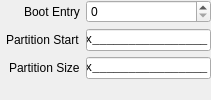
     <widget class="QWidget" name="cd_rom_tab">
      <attribute name="icon">
       <iconset theme="drive-optical"/>
      </attribute>
      <attribute name="title">
       <string>CD-ROM</string>
      </attribute>
      <attribute name="toolTip">
       <string>The CD-ROM Media Device Path is used to define a system partition that exists on a CD-ROM.</string>
      </attribute>
      <attribute name="whatsThis">
       <string>&lt;html&gt;&lt;head/&gt;&lt;body&gt;&lt;p&gt;The CD-ROM Media Device Path is used to define a system partition that exists on a CD-ROM.&lt;/p&gt;&lt;/body&gt;&lt;/html&gt;</string>
      </attribute>
      <layout class="QFormLayout" name="cd_rom_layout">
       <property name="fieldGrowthPolicy">
        <enum>QFormLayout::FieldGrowthPolicy::ExpandingFieldsGrow</enum>
       </property>
       <property name="labelAlignment">
        <set>Qt::AlignmentFlag::AlignRight|Qt::AlignmentFlag::AlignTrailing|Qt::AlignmentFlag::AlignVCenter</set>
       </property>
       <property name="leftMargin">
        <number>6</number>
       </property>
       <property name="topMargin">
        <number>0</number>
       </property>
       <property name="rightMargin">
        <number>0</number>
       </property>
       <property name="bottomMargin">
        <number>0</number>
       </property>
       <item row="0" column="0">
        <widget class="QLabel" name="cd_rom_boot_entry_label">
         <property name="toolTip">
          <string>Boot Entry number from the Boot Catalog. The Initial/Default entry is defined as zero.</string>
         </property>
         <property name="statusTip">
          <string>Boot Entry</string>
         </property>
         <property name="whatsThis">
          <string>&lt;html&gt;&lt;head/&gt;&lt;body&gt;&lt;p&gt;Boot Entry number from the Boot Catalog. The Initial/Default entry is defined as zero.&lt;/p&gt;&lt;/body&gt;&lt;/html&gt;</string>
         </property>
         <property name="text">
          <string>Boot Entry</string>
         </property>
        </widget>
       </item>
       <item row="0" column="1">
        <widget class="QSpinBox" name="cd_rom_boot_entry">
         <property name="sizePolicy">
          <sizepolicy hsizetype="Expanding" vsizetype="Fixed">
           <horstretch>0</horstretch>
           <verstretch>0</verstretch>
          </sizepolicy>
         </property>
         <property name="toolTip">
          <string>Boot Entry number from the Boot Catalog. The Initial/Default entry is defined as zero.</string>
         </property>
         <property name="statusTip">
          <string>Boot Entry</string>
         </property>
         <property name="whatsThis">
          <string>&lt;html&gt;&lt;head/&gt;&lt;body&gt;&lt;p&gt;Boot Entry number from the Boot Catalog. The Initial/Default entry is defined as zero.&lt;/p&gt;&lt;/body&gt;&lt;/html&gt;</string>
         </property>
         <property name="minimum">
          <number>0</number>
         </property>
         <property name="maximum">
          <number>2147483647</number>
         </property>
        </widget>
       </item>
       <item row="1" column="0">
        <widget class="QLabel" name="cd_rom_partition_start_label">
         <property name="toolTip">
          <string>Starting RBA of the partition on the medium. CD-ROMs use Relative logical Block Addressing.</string>
         </property>
         <property name="statusTip">
          <string>Partition Start</string>
         </property>
         <property name="whatsThis">
          <string>&lt;html&gt;&lt;head/&gt;&lt;body&gt;&lt;p&gt;Starting RBA of the partition on the medium. CD-ROMs use Relative logical Block Addressing.&lt;/p&gt;&lt;/body&gt;&lt;/html&gt;</string>
         </property>
         <property name="text">
          <string>Partition Start</string>
         </property>
        </widget>
       </item>
       <item row="1" column="1">
        <widget class="QLineEdit" name="cd_rom_partition_start">
         <property name="font">
          <font>
           <family>Monospace</family>
          </font>
         </property>
         <property name="toolTip">
          <string>Starting RBA of the partition on the medium. CD-ROMs use Relative logical Block Addressing.</string>
         </property>
         <property name="statusTip">
          <string>Partition Start</string>
         </property>
         <property name="whatsThis">
          <string>&lt;html&gt;&lt;head/&gt;&lt;body&gt;&lt;p&gt;Starting RBA of the partition on the medium. CD-ROMs use Relative logical Block Addressing.&lt;/p&gt;&lt;/body&gt;&lt;/html&gt;</string>
         </property>
         <property name="inputMask">
          <string notr="true">&lt;\0\xHHHHHHHHHHHHHHHH;_</string>
         </property>
         <property name="text">
          <string notr="true">0x</string>
         </property>
        </widget>
       </item>
       <item row="2" column="0">
        <widget class="QLabel" name="cd_rom_partition_size_label">
         <property name="toolTip">
          <string>Size of the partition in units of Blocks, also called Sectors.</string>
         </property>
         <property name="statusTip">
          <string>Partition Size</string>
         </property>
         <property name="whatsThis">
          <string>&lt;html&gt;&lt;head/&gt;&lt;body&gt;&lt;p&gt;Size of the partition in units of Blocks, also called Sectors.&lt;/p&gt;&lt;/body&gt;&lt;/html&gt;</string>
         </property>
         <property name="text">
          <string>Partition Size</string>
         </property>
        </widget>
       </item>
       <item row="2" column="1">
        <widget class="QLineEdit" name="cd_rom_partition_size">
         <property name="font">
          <font>
           <family>Monospace</family>
          </font>
         </property>
         <property name="toolTip">
          <string>Size of the partition in units of Blocks, also called Sectors.</string>
         </property>
         <property name="statusTip">
          <string>Partition Size</string>
         </property>
         <property name="whatsThis">
          <string>&lt;html&gt;&lt;head/&gt;&lt;body&gt;&lt;p&gt;Size of the partition in units of Blocks, also called Sectors.&lt;/p&gt;&lt;/body&gt;&lt;/html&gt;</string>
         </property>
         <property name="inputMask">
          <string notr="true">&lt;\0\xHHHHHHHHHHHHHHHH;_</string>
         </property>
         <property name="text">
          <string notr="true">0x</string>
         </property>
        </widget>
       </item>
      </layout>
     </widget>
